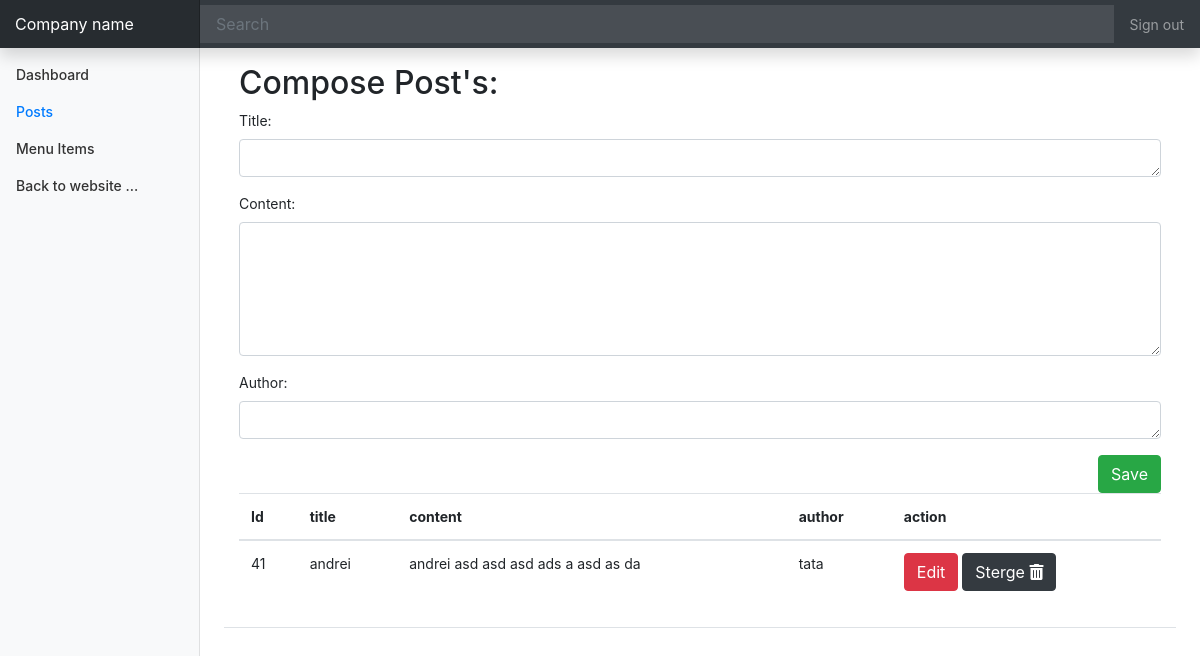
/admin/posts/index.php, run on the app's committed database.
### tables this page shows
CREATE TABLE `admin_menu` (
  `id` int(11) NOT NULL AUTO_INCREMENT,
  `text` varchar(255) NOT NULL DEFAULT '0',
  `link` varchar(255) NOT NULL DEFAULT '0',
  PRIMARY KEY (`id`)
);

CREATE TABLE `post` (
  `id` int(11) NOT NULL AUTO_INCREMENT,
  `title` varchar(255) DEFAULT NULL,
  `content` text,
  `author` varchar(255) DEFAULT NULL,
  PRIMARY KEY (`id`)
);

### admin/posts/index.php (called while the page is built, shortened)
<?php
include "../../src/database.php";
$title = 'Posts';
$activeMenu = $title;
include '../../template/base_admin_top.php';
include "../../template/admin/header.php";
include "../../template/admin/posts.php";
include "../../template/base_admin_bottom.php";
?>

### template/admin/elements/menu.php (the view, shortened to what this page needs)
<?php
$_menu = [
    [
        'link' => '/admin/',
        'text' => 'Dashboard',
    ],
    [
        'link' => '/admin/posts/',
        'text' => 'Posts',
    ],
    [
        'link' => '/admin/menu/',
        'text' => 'Menu Items',
    ],
];
$result = $DB->query("SELECT * FROM admin_menu");
$menu = $result->fetch_all(MYSQLI_ASSOC);
$_activeMenu = '';
if(isset($activeMenu)){
    $_activeMenu = $activeMenu;
}
if(isset($menu)){
$_menu = $menu;
}
?>
<nav class="col-md-2 d-none d-md-block bg-light sidebar">
    <div class="sidebar-sticky">
        <ul class="nav flex-column">
            <?php
            foreach ($_menu as $menuItem){
                ?>
                <li class="nav-item">
                    <a class="nav-link <?php if($_activeMenu == $menuItem['text'])echo "active" ?>" href="<?=$menuItem['link'] ?>">
                        <?=$menuItem['text'] ?> <span class="sr-only">(current)</span>
                    </a>
                </li>
            <?php
            }
            ?>
        </ul>
    </div>
</nav>

### template/base_admin_top.php (shortened to what this page needs)
<!doctype html>
<html lang="en">
<head>
    <link rel="stylesheet" href="https://stackpath.bootstrapcdn.com/bootstrap/4.1.3/css/bootstrap.min.css"
>
    <link rel="stylesheet" href="https://use.fontawesome.com/releases/v5.5.0/css/all.css">
    <link href="/assets/css/dashboard.css" rel="stylesheet">
</head>
<body>

### template/admin/header.php (shortened to what this page needs)
<nav class="navbar navbar-dark fixed-top bg-dark flex-md-nowrap p-0 shadow">
    <a class="navbar-brand col-sm-3 col-md-2 mr-0" href="#">Company name</a>
    <input class="form-control form-control-dark w-100" type="text" placeholder="Search" aria-label="Search">
    <ul class="navbar-nav px-3">
        <li class="nav-item text-nowrap">
            <a class="nav-link" href="#">Sign out</a>
        </li>
    </ul>
</nav>

### template/admin/posts.php (shortened to what this page needs)
<?php
$result = $DB->query("SELECT * FROM post");
$_postItems = $result->fetch_all(MYSQLI_ASSOC);
?>
<div class="container-fluid">
    <div class="row">
        <?php include 'elements/menu.php' ?>
        <main role="main" class="col-md-9 ml-sm-auto col-lg-10 px-4">
            <div class="d-flex justify-content-between flex-wrap flex-md-nowrap align-items-center pt-3 pb-2 mb-3 border-bottom">
                <div class="container">
                    <h2>Compose Post's:</h2>
                    <form>
                        <div class="form-group">
                            <label for="comment">Title:</label>
                            <textarea class="form-control" rows="1" id="comment" name="title"></textarea>
                        </div>
                        <div class="form-group">
                            <label for="comment">Content:</label>
                            <textarea class="form-control" rows="5" id="comment" name="content"></textarea>
                        </div>
                        <div class="form-group">
                            <label for="comment">Author:</label>
                            <textarea class="form-control" rows="1" id="comment" name="author"></textarea>
                        </div>
                        <button type="submit" class="btn btn-success float-right" name="save" value="true">Save</button>
                    </form>
                    <table class="table">
                        <thead>
                        <tr>
                            <th>Id</th>
                            <th>title</th>
                            <th>content</th>
                            <th>author</th>
                            <th>action</th>
                        </tr>
                        </thead>
                        <tbody>
                            <?php
                            foreach ($_postItems as $postItem){
                            ?>
                            <tr>
                            <td><?=$postItem['id']?></td>
                            <td><?=$postItem['title']?></td>
                            <td><?=$postItem['content']?></td>
                            <td><?=$postItem['author']?></td>
                            <td>
                                <a href="edit.php?id=<?=$postItem['id']?>" class="btn btn-danger">Edit</a>
                                <a href="?remove_id=<?=$postItem['id']?>" class="btn btn-dark">Sterge <i class="fas fa-trash-alt"></i></a>
                            </td>
                        </tr>
                            <?php
                            }
                            ?>
                        </tbody>
                    </table>
                </div>
            </div>
        </main>
    </div>
</div>

### template/base_admin_bottom.php (shortened to what this page needs)
</body>
</html>

### assets/css/dashboard.css (style rules this page uses)
body { font-size: .875rem; }
.sidebar { position: fixed; top: 0; bottom: 0; left: 0; z-index: 100; padding: 48px 0 0; box-shadow: inset -1px 0 0 rgba(0, 0, 0, .1); }
.sidebar-sticky { position: relative; top: 0; height: calc(100vh - 48px); padding-top: .5rem; overflow-x: hidden; overflow-y: auto; }
.sidebar .nav-link { font-weight: 500; color: #333; }
.sidebar .nav-link.active { color: #007bff; }
[role="main"] { padding-top: 133px; }
@media (min-width: 768px) { [role="main"] { padding-top: 48px; } }
.navbar-brand { padding-top: .75rem; padding-bottom: .75rem; font-size: 1rem; background-color: rgba(0, 0, 0, .25); box-shadow: inset -1px 0 0 rgba(0, 0, 0, .25); }
.navbar .form-control { padding: .75rem 1rem; border-width: 0; border-radius: 0; }
.form-control-dark { color: #fff; background-color: rgba(255, 255, 255, .1); border-color: rgba(255, 255, 255, .1); }

### data on the page
admin_menu: text "Dashboard"
admin_menu: text "Posts"
admin_menu: text "Menu Items"
admin_menu: text "Back to website ..."
post: id "41", title "andrei", content "andrei asd asd asd ads a asd as da", author "tata"
